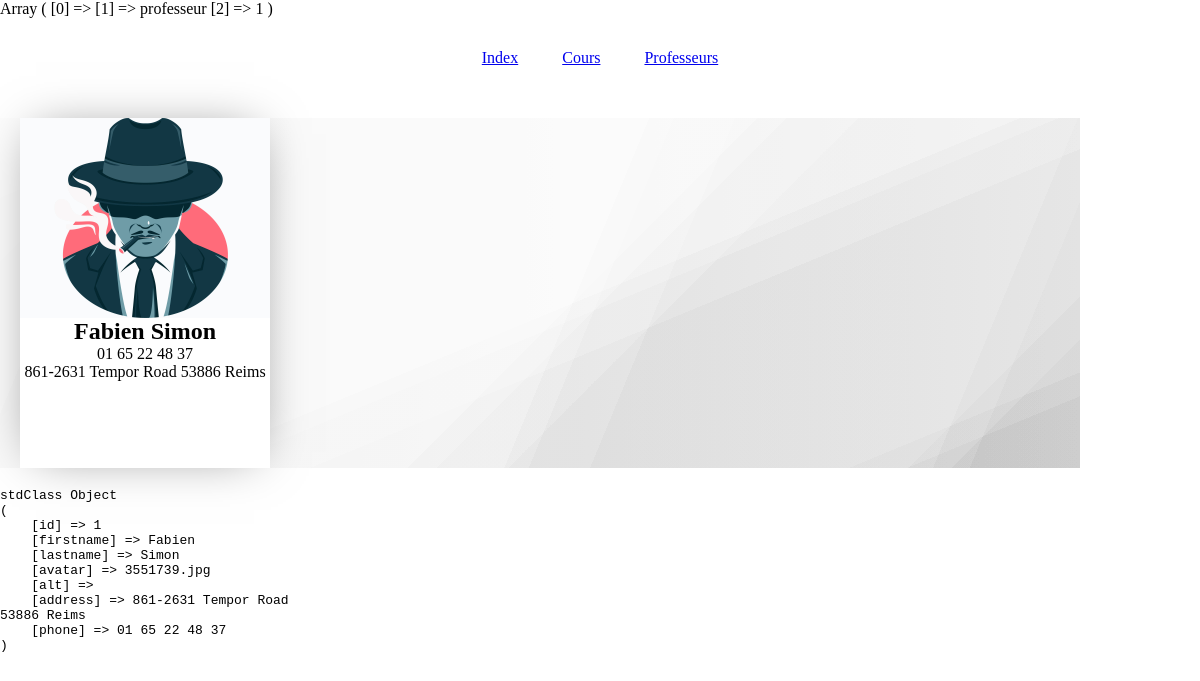
/professeur/1, run on an earlier commit of the app's database.
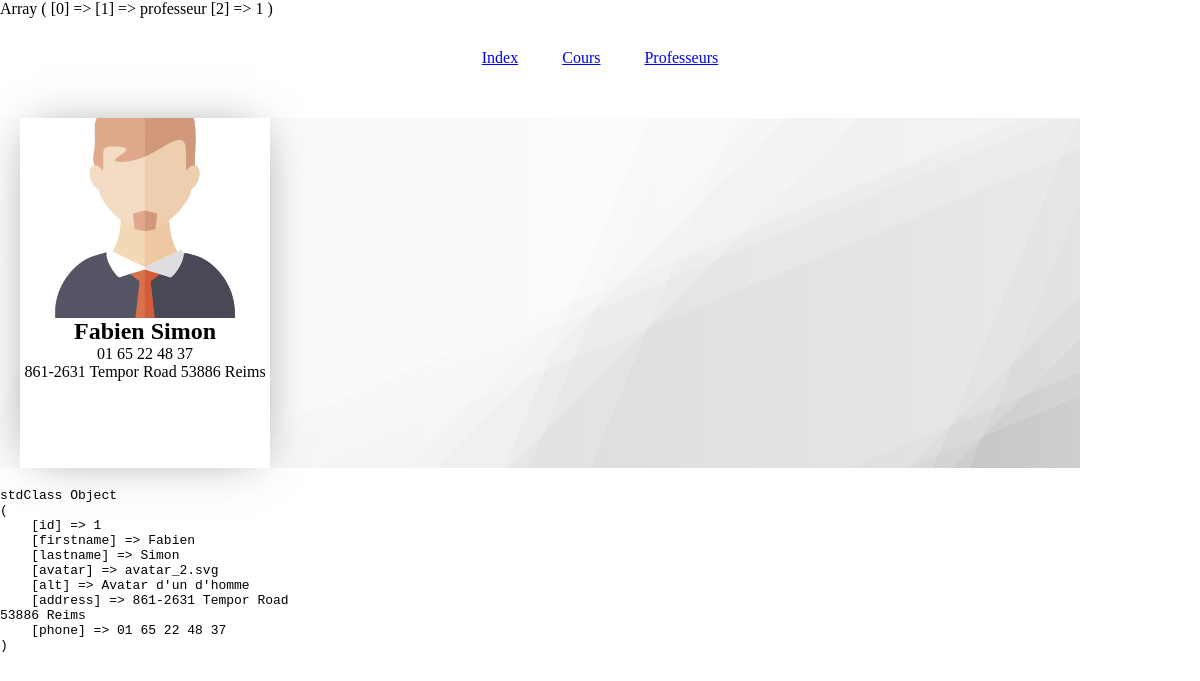
And on a later commit of the database.
### tables this page shows
CREATE TABLE `users` (
  `id` int NOT NULL AUTO_INCREMENT,
  `firstname` varchar(100) NOT NULL,
  `lastname` varchar(100) NOT NULL,
  `avatar` text NOT NULL,
  `address` text NOT NULL,
  `phone` varchar(20) NOT NULL,
  `trigram` varchar(3) NOT NULL,
  `role` varchar(100) NOT NULL,
  `alt` varchar(100) NOT NULL,
  PRIMARY KEY (`id`)
);

### html/Controllers/UsersController.php (called while the page is built, shortened)
<?php
class UsersController
{
    private object $model;
    public function __construct()
    {
        $this->model = new UsersModel();
    }
    public function getUser(int $id): void
    {
        $user = $this->model->user($id);
        include('../html/views/users/user.php');
    }
}

### html/Autoload/Autoloader.php (called while the page is built, shortened)
<?php
class Autoloader
{
    public static function autoload(string $class): string
    {
        $class = str_replace('\\', '/', $class);
        $paths = array(
            implode(DS, [ROOT, 'Router']),
            implode(DS, [ROOT, 'Controllers']),
            implode(DS, [ROOT])
        );
        foreach($paths as $path) {
            $file = implode(DS, [$path, $class . '.php']);
            if (file_exists($file)) {
                return require_once($file);
            }
        }
    }
}

### html/Models/Model.php (called while the page is built, shortened)
<?php
class Model
{
    private object $pdo;
    public function __construct()
    {
        $database = new Database();
        $this->pdo = $database->connect();
    }
    protected function fetch(string $sql, array $params = []): object
    {
        $sth = $this->pdo->prepare($sql);
        $sth->execute($params);
        return $sth->fetch(\PDO::FETCH_OBJ);
    }
}

### html/Database/Database.php (called while the page is built, shortened)
<?php
class Database
{
    public function connect()
    {
        $dsn = 'mysql:host=mysql;dbname=dfs;charset=utf8';
        $username = 'user';
        $password = 'password';
        $options = [];
        try {
            $this->pdo = new \PDO($dsn, $username, $password, $options);
            return $this->pdo;
        } catch (\PDOException $e) {
            echo "Erreur : " . $e->getMessage();
            die();
        }
    }
}

### html/Models/UsersModel.php (called while the page is built, shortened)
<?php
class UsersModel extends Model
{
    public function user(int $id): object
    {
        $sql = "SELECT
            id,
            firstname,
            lastname,
            avatar,
            alt,
            address,
            phone
            FROM users
            WHERE id = :id
        ";
        return $this->fetch($sql, [':id' => $id]);
    }
}

### html/views/users/user.php (the view, shortened to what this page needs)
<?php
extract(['user']);
?>
<div class="card">
    <img src="/public/img/avatars/<?= $user->avatar; ?>" alt="<?= $user->alt; ?>">
    <div class="details">
        <h2><?= $user->firstname . ' ' . $user->lastname; ?></h2>
        <p><?= $user->phone; ?></p>
        <p><?= $user->address; ?></p>
    </div>
</div>
<?php
require('views/layout.php');
?>
<pre>
<?php print_r($user); ?>
</pre>

### html/index.php (shortened to what this page needs)
<?php
require('Autoload/Autoloader.php');
$url = explode('?', $_SERVER['REQUEST_URI'])[0];
$data = explode('/', $url);
$page = $data[1];
$users = new UsersController();
switch ($page)
{
    case 'professeur':
        print_r($data);
        $users->getUser($data[2]);
        break;
}

What changed in the data, as far as the page shows it:
changed users "Fabien": avatar: a different picture
Also different on the page:
text no longer shown: "stdClass Object ( [id] => 1 [firstname] => Fabien [lastname] => Simon [avatar] => 3551739.jpg [alt] => [address] => 861-2631 Tempor Road 53886 Reims [phone] => 01 65 22 48 37 )"
text now shown: "stdClass Object ( [id] => 1 [firstname] => Fabien [lastname] => Simon [avatar] => avatar_2.svg [alt] => Avatar d'un d'homme [address] => 861-2631 Tempor Road 53886 Reims [phone] => 01 65 22 48 37 )"
